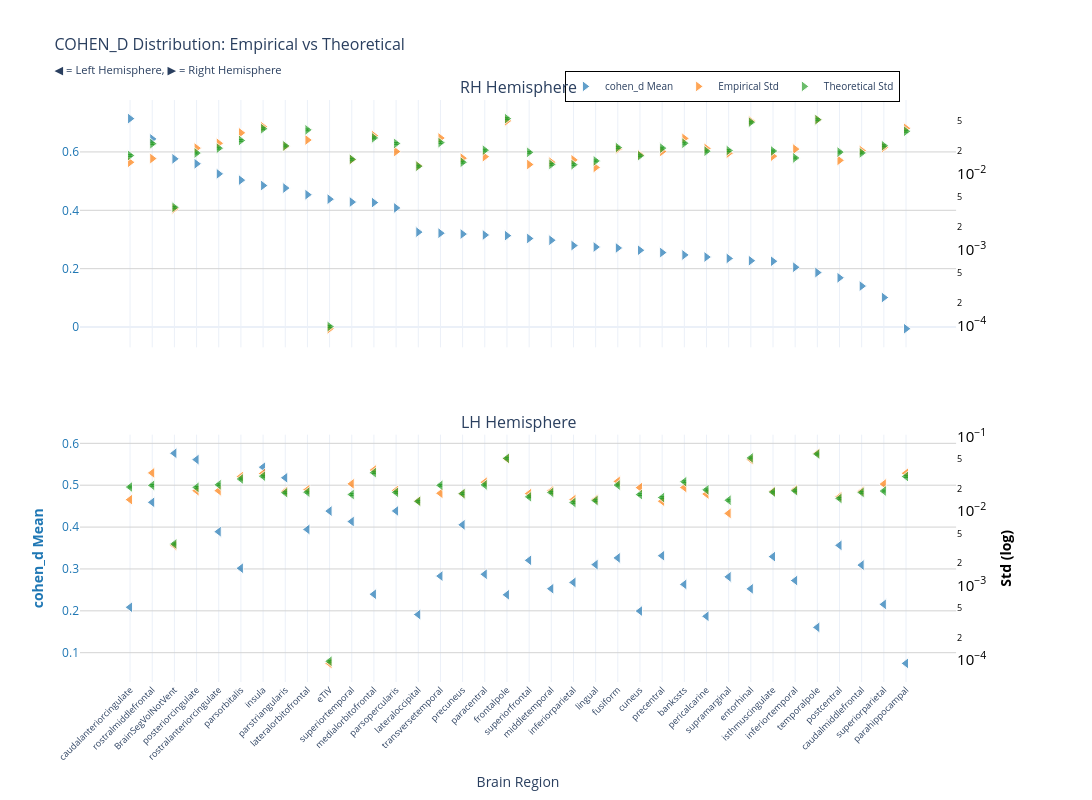
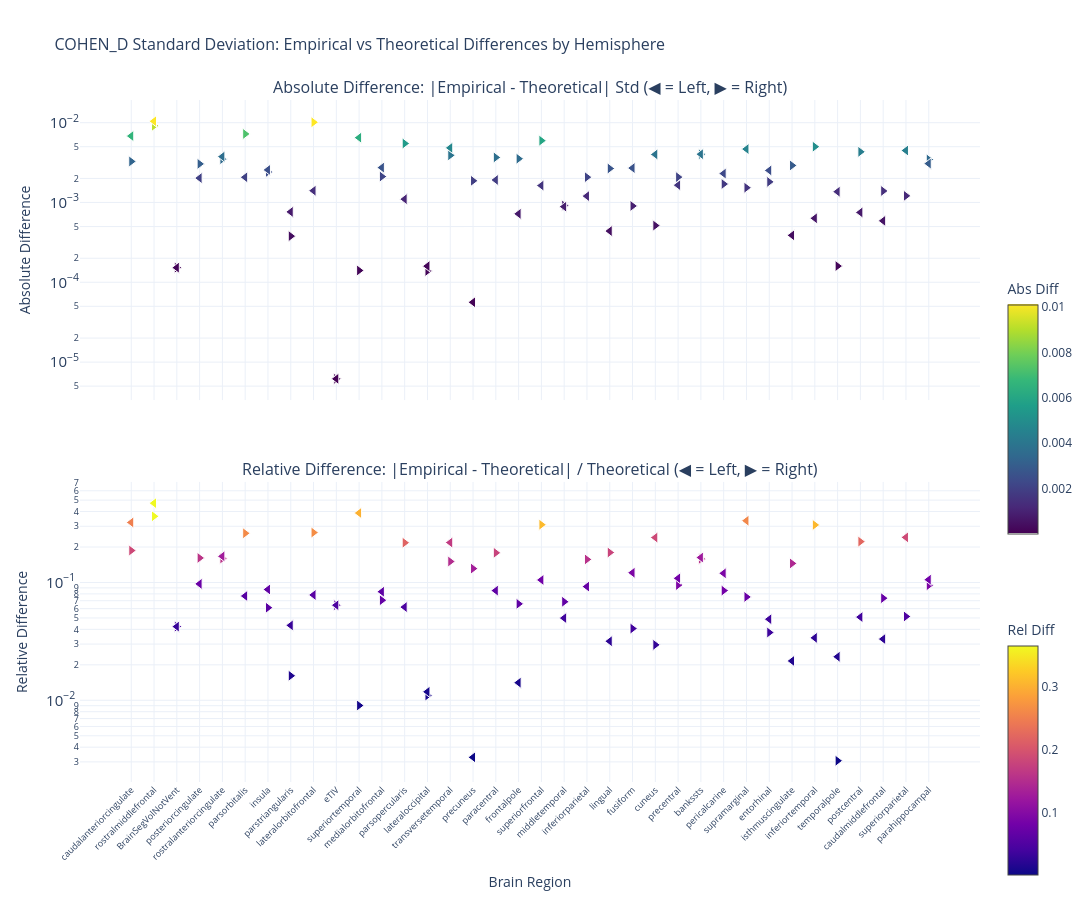

Notebook code for these charts, in order:
### Markdown cell above
### Cohen's d

### Code cell
nu_nav = df_npvr[(df_npvr["timepoint"] == "baseline") & (df_npvr["group"] == "HC-PD")]
data_path = stats_dir / f"cohen_d_baseline_{METRIC}.parquet"
df, stats = get_test_stats(
    data_path,
    stat_functions_F,
    nu_nav,
    hemisphere=True,
    study="baseline",
    raw_values=True,
)
show_figure(
    stats, hemisphere=True, stat_name="cohen_d", study="baseline", metric=METRIC
)

### Figure 1 — Plotly figure (JSON) as saved in the notebook; plotly's stock layout.template omitted (floating-point values rounded to 4 significant figures)
{"data": [{"hovertemplate": "<b>%{x}</b><br>Mean cohen_d: %{y:.2f}<br><extra></extra>", "legendgroup": "mean", "marker": {"color": "#1f77b4", "line": {"color": "white", "width": 1}, "opacity": 0.7, "size": 10, "symbol": "triangle-right"}, "mode": "markers", "name": "cohen_d Mean", "showlegend": true, "type": "scatter", "x": ["caudalanteriorcingulate", "rostralmiddlefrontal", "BrainSegVolNotVent", "posteriorcingulate", "rostralanteriorcingulate", "parsorbitalis", "insula", "parstriangularis", "lateralorbitofrontal", "eTIV", "superiortemporal", "medialorbitofrontal", "parsopercularis", "lateraloccipital", "transversetemporal", "precuneus", "paracentral", "frontalpole", "superiorfrontal", "middletemporal", "inferiorparietal", "lingual", "fusiform", "cuneus", "precentral", "bankssts", "pericalcarine", "supramarginal", "entorhinal", "isthmuscingulate", "inferiortemporal", "temporalpole", "postcentral", "caudalmiddlefrontal", "superiorparietal", "parahippocampal"], "xaxis": "x", "y": [0.7142, 0.6446, 0.5763, 0.5594, 0.5249, 0.5034, 0.4848, 0.4762, 0.4535, 0.4382, 0.4283, 0.4265, 0.4081, 0.3252, 0.3216, 0.3186, 0.3153, 0.3132, 0.3035, 0.2974, 0.2792, 0.2742, 0.2709, 0.2631, 0.2551, 0.247, 0.2399, 0.2351, 0.2273, 0.2254, 0.205, 0.1866, 0.1688, 0.1403, 0.1011, -0.005829], "yaxis": "y"}, {"hovertemplate": "<b>%{x}</b><br>Empirical Std: %{y:.3f}<br><extra></extra>", "legendgroup": "empirical", "marker": {"color": "#ff7f0e", "line": {"color": "white", "width": 1}, "opacity": 0.7, "size": 10, "symbol": "triangle-right"}, "mode": "markers", "name": "Empirical Std", "showlegend": true, "type": "scatter", "x": ["caudalanteriorcingulate", "rostralmiddlefrontal", "BrainSegVolNotVent", "posteriorcingulate", "rostralanteriorcingulate", "parsorbitalis", "insula", "parstriangularis", "lateralorbitofrontal", "eTIV", "superiortemporal", "medialorbitofrontal", "parsopercularis", "lateraloccipital", "transversetemporal", "precuneus", "paracentral", "frontalpole", "superiorfrontal", "middletemporal", "inferiorparietal", "lingual", "fusiform", "cuneus", "precentral", "bankssts", "pericalcarine", "supramarginal", "entorhinal", "isthmuscingulate", "inferiortemporal", "temporalpole", "postcentral", "caudalmiddlefrontal", "superiorparietal", "parahippocampal"], "xaxis": "x", "y": [0.01424, 0.01594, 0.003462, 0.0219, 0.02535, 0.03485, 0.0419, 0.02306, 0.02803, 9.012e-05, 0.01543, 0.03201, 0.01973, 0.01277, 0.02978, 0.01612, 0.01689, 0.05018, 0.0133, 0.01427, 0.01531, 0.01218, 0.02138, 0.01791, 0.01981, 0.02943, 0.02167, 0.0188, 0.04999, 0.01715, 0.02125, 0.05187, 0.01509, 0.02033, 0.02233, 0.03998], "yaxis": "y2"}, {"error_y": {"array": [0.0004904, 0.0007027, 0.0001013, 0.0005284, 0.0006122, 0.0007741, 0.001106, 0.0006568, 0.001069, 2.698e-06, 0.0004363, 0.0008376, 0.0007064, 0.000354, 0.0007252, 0.0003993, 0.0005761, 0.001505, 0.0005394, 0.0003742, 0.0003708, 0.000416, 0.0006243, 0.0004875, 0.0006131, 0.0007118, 0.0005594, 0.0005697, 0.00135, 0.0005622, 0.0004552, 0.001458, 0.0005435, 0.0005305, 0.0006596, 0.001023], "arrayminus": [0.0004768, 0.0006832, 9.848e-05, 0.0005137, 0.0005953, 0.0007526, 0.001076, 0.0006386, 0.001039, 2.623e-06, 0.0004242, 0.0008143, 0.0006869, 0.0003442, 0.0007051, 0.0003882, 0.0005601, 0.001463, 0.0005245, 0.0003639, 0.0003605, 0.0004044, 0.000607, 0.0004739, 0.0005962, 0.0006921, 0.0005439, 0.0005539, 0.001313, 0.0005466, 0.0004426, 0.001417, 0.0005284, 0.0005158, 0.0006413, 0.0009948], "color": "#2ca02c", "thickness": 1, "type": "data", "visible": true, "width": 2}, "hovertemplate": "<b>%{x}</b><br>Theoretical Std: %{y:.3f}<br><extra></extra>", "legendgroup": "theoretical", "marker": {"color": "#2ca02c", "line": {"color": "white", "width": 1}, "opacity": 0.7, "size": 10, "symbol": "triangle-right"}, "mode": "markers", "name": "Theoretical Std", "showlegend": true, "type": "scatter", "x": ["caudalanteriorcingulate", "rostralmiddlefrontal", "BrainSegVolNotVent", "posteriorcingulate", "rostralanteriorcingulate", "parsorbitalis", "insula", "parstriangularis", "lateralorbitofrontal", "eTIV", "superiortemporal", "medialorbitofrontal", "parsopercularis", "lateraloccipital", "transversetemporal", "precuneus", "paracentral", "frontalpole", "superiorfrontal", "middletemporal", "inferiorparietal", "lingual", "fusiform", "cuneus", "precentral", "bankssts", "pericalcarine", "supramarginal", "entorhinal", "isthmuscingulate", "inferiortemporal", "temporalpole", "postcentral", "caudalmiddlefrontal", "superiorparietal", "parahippocampal"], "xaxis": "x", "y": [0.0175, 0.02508, 0.003615, 0.01886, 0.02185, 0.02763, 0.03949, 0.02344, 0.03815, 9.63e-05, 0.01557, 0.02989, 0.02521, 0.01263, 0.02588, 0.01425, 0.02056, 0.05371, 0.01925, 0.01336, 0.01323, 0.01485, 0.02228, 0.0174, 0.02188, 0.02541, 0.01997, 0.02033, 0.04818, 0.02007, 0.01625, 0.05203, 0.0194, 0.01894, 0.02354, 0.03652], "yaxis": "y2"}, {"hovertemplate": "<b>%{x}</b><br>Mean cohen_d: %{y:.2f}<br><extra></extra>", "legendgroup": "mean", "marker": {"color": "#1f77b4", "line": {"color": "white", "width": 1}, "opacity": 0.7, "size": 10, "symbol": "triangle-left"}, "mode": "markers", "name": "cohen_d Mean", "showlegend": false, "type": "scatter", "x": ["BrainSegVolNotVent", "posteriorcingulate", "insula", "parstriangularis", "rostralmiddlefrontal", "parsopercularis", "eTIV", "superiortemporal", "precuneus", "lateralorbitofrontal", "rostralanteriorcingulate", "postcentral", "precentral", "isthmuscingulate", "fusiform", "superiorfrontal", "lingual", "caudalmiddlefrontal", "parsorbitalis", "paracentral", "transversetemporal", "supramarginal", "inferiortemporal", "inferiorparietal", "bankssts", "middletemporal", "entorhinal", "medialorbitofrontal", "frontalpole", "superiorparietal", "caudalanteriorcingulate", "cuneus", "lateraloccipital", "pericalcarine", "temporalpole", "parahippocampal"], "xaxis": "x2", "y": [0.5763, 0.5611, 0.5431, 0.5178, 0.4591, 0.4385, 0.4382, 0.4132, 0.4054, 0.3944, 0.389, 0.3563, 0.3316, 0.3295, 0.3264, 0.3206, 0.3103, 0.3093, 0.3018, 0.2874, 0.283, 0.2811, 0.2723, 0.2679, 0.2632, 0.2528, 0.2525, 0.2397, 0.2383, 0.2155, 0.2085, 0.1994, 0.1911, 0.187, 0.1605, 0.0745], "yaxis": "y3"}, {"hovertemplate": "<b>%{x}</b><br>Empirical Std: %{y:.3f}<br><extra></extra>", "legendgroup": "empirical", "marker": {"color": "#ff7f0e", "line": {"color": "white", "width": 1}, "opacity": 0.7, "size": 10, "symbol": "triangle-left"}, "mode": "markers", "name": "Empirical Std", "showlegend": false, "type": "scatter", "x": ["BrainSegVolNotVent", "posteriorcingulate", "insula", "parstriangularis", "rostralmiddlefrontal", "parsopercularis", "eTIV", "superiortemporal", "precuneus", "lateralorbitofrontal", "rostralanteriorcingulate", "postcentral", "precentral", "isthmuscingulate", "fusiform", "superiorfrontal", "lingual", "caudalmiddlefrontal", "parsorbitalis", "paracentral", "transversetemporal", "supramarginal", "inferiortemporal", "inferiorparietal", "bankssts", "middletemporal", "entorhinal", "medialorbitofrontal", "frontalpole", "superiorparietal", "caudalanteriorcingulate", "cuneus", "lateraloccipital", "pericalcarine", "temporalpole", "parahippocampal"], "xaxis": "x2", "y": [0.003462, 0.01877, 0.03191, 0.0184, 0.03254, 0.01892, 9.012e-05, 0.02318, 0.01708, 0.01933, 0.01877, 0.01553, 0.01355, 0.01835, 0.02503, 0.01714, 0.01427, 0.01838, 0.02903, 0.02437, 0.01733, 0.009302, 0.01936, 0.01423, 0.02073, 0.01868, 0.04918, 0.0355, 0.05033, 0.02304, 0.01423, 0.02064, 0.01367, 0.01695, 0.05967, 0.03214], "yaxis": "y4"}, {"error_y": {"array": [0.0001013, 0.0005826, 0.0008224, 0.000494, 0.0006198, 0.0004994, 2.698e-06, 0.0004677, 0.0004801, 0.0005024, 0.0006311, 0.0004141, 0.0004257, 0.0005033, 0.0006255, 0.0004346, 0.0003874, 0.0004984, 0.0007554, 0.0006291, 0.0006209, 0.0003915, 0.0005246, 0.0003651, 0.0006936, 0.0004985, 0.001449, 0.000918, 0.00143, 0.0005201, 0.0005891, 0.0004663, 0.0003785, 0.0005393, 0.001634, 0.0008145], "arrayminus": [9.848e-05, 0.0005664, 0.0007996, 0.0004804, 0.0006026, 0.0004855, 2.623e-06, 0.0004548, 0.0004668, 0.0004884, 0.0006136, 0.0004026, 0.0004139, 0.0004893, 0.0006082, 0.0004226, 0.0003767, 0.0004846, 0.0007344, 0.0006116, 0.0006037, 0.0003806, 0.0005101, 0.000355, 0.0006744, 0.0004847, 0.001409, 0.0008925, 0.001391, 0.0005057, 0.0005727, 0.0004533, 0.000368, 0.0005244, 0.001588, 0.000792], "color": "#2ca02c", "thickness": 1, "type": "data", "visible": true, "width": 2}, "hovertemplate": "<b>%{x}</b><br>Theoretical Std: %{y:.3f}<br><extra></extra>", "legendgroup": "theoretical", "marker": {"color": "#2ca02c", "line": {"color": "white", "width": 1}, "opacity": 0.7, "size": 10, "symbol": "triangle-left"}, "mode": "markers", "name": "Theoretical Std", "showlegend": false, "type": "scatter", "x": ["BrainSegVolNotVent", "posteriorcingulate", "insula", "parstriangularis", "rostralmiddlefrontal", "parsopercularis", "eTIV", "superiortemporal", "precuneus", "lateralorbitofrontal", "rostralanteriorcingulate", "postcentral", "precentral", "isthmuscingulate", "fusiform", "superiorfrontal", "lingual", "caudalmiddlefrontal", "parsorbitalis", "paracentral", "transversetemporal", "supramarginal", "inferiortemporal", "inferiorparietal", "bankssts", "middletemporal", "entorhinal", "medialorbitofrontal", "frontalpole", "superiorparietal", "caudalanteriorcingulate", "cuneus", "lateraloccipital", "pericalcarine", "temporalpole", "parahippocampal"], "xaxis": "x2", "y": [0.003615, 0.02079, 0.02935, 0.01763, 0.02212, 0.01782, 9.63e-05, 0.01669, 0.01714, 0.01793, 0.02253, 0.01478, 0.01519, 0.01796, 0.02233, 0.01551, 0.01383, 0.01779, 0.02696, 0.02245, 0.02216, 0.01397, 0.01872, 0.01303, 0.02476, 0.01779, 0.05171, 0.03276, 0.05105, 0.01856, 0.02102, 0.01664, 0.01351, 0.01925, 0.05831, 0.02907], "yaxis": "y4"}], "layout": {"annotations": [{"font": {"size": 16}, "showarrow": false, "text": "RH Hemisphere", "x": 0.47, "xanchor": "center", "xref": "paper", "y": 1.0, "yanchor": "bottom", "yref": "paper"}, {"font": {"size": 16}, "showarrow": false, "text": "LH Hemisphere", "x": 0.47, "xanchor": "center", "xref": "paper", "y": 0.425, "yanchor": "bottom", "yref": "paper"}], "height": 800, "hovermode": "x", "legend": {"bgcolor": "rgba(255, 255, 255, 0.9)", "bordercolor": "black", "borderwidth": 1, "font": {"size": 10}, "orientation": "h", "x": 0.7, "xanchor": "center", "y": 1.05}, "title": {"font": {"size": 16}, "text": "COHEN_D Distribution: Empirical vs Theoretical<br><sub>◀ = Left Hemisphere, ▶ = Right Hemisphere</sub>"}, "width": 1400, "xaxis": {"anchor": "y", "domain": [0.0, 0.94], "matches": "x2", "showticklabels": false}, "xaxis2": {"anchor": "y3", "domain": [0.0, 0.94], "tickangle": -45, "tickfont": {"size": 9}, "title": {"text": "Brain Region"}}, "yaxis": {"anchor": "x", "domain": [0.575, 1.0], "gridcolor": "lightgray", "showgrid": true, "tickfont": {"color": "#1f77b4"}, "title": {"font": {"color": "#1f77b4"}, "text": ""}}, "yaxis2": {"anchor": "x", "exponentformat": "power", "overlaying": "y", "showgrid": false, "side": "right", "tickfont": {"color": "black"}, "title": {"font": {"color": "black"}, "text": ""}, "type": "log"}, "yaxis3": {"anchor": "x2", "domain": [0.0, 0.425], "gridcolor": "lightgray", "showgrid": true, "tickfont": {"color": "#1f77b4"}, "title": {"font": {"color": "#1f77b4"}, "text": "<b>cohen_d Mean</b>"}}, "yaxis4": {"anchor": "x2", "exponentformat": "power", "overlaying": "y3", "showgrid": false, "side": "right", "tickfont": {"color": "black"}, "title": {"font": {"color": "black"}, "text": "<b>Std (log)</b>"}, "type": "log"}}}

### Figure 2 — Plotly figure (JSON) as saved in the notebook; plotly's stock layout.template omitted (floating-point values rounded to 4 significant figures)
{"data": [{"hovertemplate": "<b>%{x}</b><br>Hemisphere: %{text}<br>Abs Diff: %{y:.4f}<br><extra></extra>", "legendgroup": "abs_rh", "marker": {"color": [0.003267, 0.00914, 0.0001526, 0.003045, 0.003494, 0.007226, 0.002411, 0.0003788, 0.01012, 6.176e-06, 0.0001407, 0.002113, 0.005485, 0.0001388, 0.003898, 0.001869, 0.00367, 0.003537, 0.005956, 0.0009164, 0.002076, 0.002666, 0.0009052, 0.0005139, 0.002079, 0.004028, 0.001703, 0.001532, 0.001812, 0.002912, 0.005, 0.0001597, 0.004309, 0.001394, 0.001211, 0.003458], "colorbar": {"len": 0.4, "title": {"text": "Abs Diff"}, "y": 0.75, "yanchor": "top"}, "colorscale": [[0.0, "#440154"], [0.1111, "#482878"], [0.2222, "#3e4989"], [0.3333, "#31688e"], [0.4444, "#26828e"], [0.5556, "#1f9e89"], [0.6667, "#35b779"], [0.7778, "#6ece58"], [0.8889, "#b5de2b"], [1.0, "#fde725"]], "line": {"color": "white", "width": 1}, "showscale": true, "size": 10, "symbol": "triangle-right"}, "mode": "markers", "name": "Absolute (rh)", "showlegend": false, "text": ["rh", "rh", "rh", "rh", "rh", "rh", "rh", "rh", "rh", "rh", "rh", "rh", "rh", "rh", "rh", "rh", "rh", "rh", "rh", "rh", "rh", "rh", "rh", "rh", "rh", "rh", "rh", "rh", "rh", "rh", "rh", "rh", "rh", "rh", "rh", "rh"], "type": "scatter", "x": ["caudalanteriorcingulate", "rostralmiddlefrontal", "BrainSegVolNotVent", "posteriorcingulate", "rostralanteriorcingulate", "parsorbitalis", "insula", "parstriangularis", "lateralorbitofrontal", "eTIV", "superiortemporal", "medialorbitofrontal", "parsopercularis", "lateraloccipital", "transversetemporal", "precuneus", "paracentral", "frontalpole", "superiorfrontal", "middletemporal", "inferiorparietal", "lingual", "fusiform", "cuneus", "precentral", "bankssts", "pericalcarine", "supramarginal", "entorhinal", "isthmuscingulate", "inferiortemporal", "temporalpole", "postcentral", "caudalmiddlefrontal", "superiorparietal", "parahippocampal"], "xaxis": "x", "y": [0.003267, 0.00914, 0.0001526, 0.003045, 0.003494, 0.007226, 0.002411, 0.0003788, 0.01012, 6.176e-06, 0.0001407, 0.002113, 0.005485, 0.0001388, 0.003898, 0.001869, 0.00367, 0.003537, 0.005956, 0.0009164, 0.002076, 0.002666, 0.0009052, 0.0005139, 0.002079, 0.004028, 0.001703, 0.001532, 0.001812, 0.002912, 0.005, 0.0001597, 0.004309, 0.001394, 0.001211, 0.003458], "yaxis": "y"}, {"hovertemplate": "<b>%{x}</b><br>Hemisphere: %{text}<br>Rel Diff: %{y:.2%}<br><extra></extra>", "legendgroup": "rel_rh", "marker": {"color": [0.1867, 0.3644, 0.0422, 0.1615, 0.1599, 0.2615, 0.06107, 0.01616, 0.2653, 0.06413, 0.009035, 0.07068, 0.2175, 0.01099, 0.1506, 0.1311, 0.1785, 0.06584, 0.3093, 0.06861, 0.1569, 0.1796, 0.04062, 0.02954, 0.095, 0.1586, 0.08531, 0.07537, 0.03762, 0.1451, 0.3078, 0.003069, 0.2222, 0.0736, 0.05144, 0.09469], "colorbar": {"len": 0.4, "title": {"text": "Rel Diff"}, "y": 0.25, "yanchor": "top"}, "colorscale": [[0.0, "#0d0887"], [0.1111, "#46039f"], [0.2222, "#7201a8"], [0.3333, "#9c179e"], [0.4444, "#bd3786"], [0.5556, "#d8576b"], [0.6667, "#ed7953"], [0.7778, "#fb9f3a"], [0.8889, "#fdca26"], [1.0, "#f0f921"]], "line": {"color": "white", "width": 1}, "showscale": true, "size": 10, "symbol": "triangle-right"}, "mode": "markers", "name": "Relative (rh)", "showlegend": false, "text": ["rh", "rh", "rh", "rh", "rh", "rh", "rh", "rh", "rh", "rh", "rh", "rh", "rh", "rh", "rh", "rh", "rh", "rh", "rh", "rh", "rh", "rh", "rh", "rh", "rh", "rh", "rh", "rh", "rh", "rh", "rh", "rh", "rh", "rh", "rh", "rh"], "type": "scatter", "x": ["caudalanteriorcingulate", "rostralmiddlefrontal", "BrainSegVolNotVent", "posteriorcingulate", "rostralanteriorcingulate", "parsorbitalis", "insula", "parstriangularis", "lateralorbitofrontal", "eTIV", "superiortemporal", "medialorbitofrontal", "parsopercularis", "lateraloccipital", "transversetemporal", "precuneus", "paracentral", "frontalpole", "superiorfrontal", "middletemporal", "inferiorparietal", "lingual", "fusiform", "cuneus", "precentral", "bankssts", "pericalcarine", "supramarginal", "entorhinal", "isthmuscingulate", "inferiortemporal", "temporalpole", "postcentral", "caudalmiddlefrontal", "superiorparietal", "parahippocampal"], "xaxis": "x2", "y": [0.1867, 0.3644, 0.0422, 0.1615, 0.1599, 0.2615, 0.06107, 0.01616, 0.2653, 0.06413, 0.009035, 0.07068, 0.2175, 0.01099, 0.1506, 0.1311, 0.1785, 0.06584, 0.3093, 0.06861, 0.1569, 0.1796, 0.04062, 0.02954, 0.095, 0.1586, 0.08531, 0.07537, 0.03762, 0.1451, 0.3078, 0.003069, 0.2222, 0.0736, 0.05144, 0.09469], "yaxis": "y2"}, {"hovertemplate": "<b>%{x}</b><br>Hemisphere: %{text}<br>Abs Diff: %{y:.4f}<br><extra></extra>", "legendgroup": "abs_lh", "marker": {"color": [0.0001526, 0.002023, 0.00256, 0.0007625, 0.01042, 0.001102, 6.176e-06, 0.006487, 5.62e-05, 0.001405, 0.003754, 0.0007512, 0.001649, 0.0003875, 0.002701, 0.001629, 0.0004387, 0.0005887, 0.002069, 0.001915, 0.004834, 0.004671, 0.0006341, 0.001202, 0.004031, 0.0008868, 0.002523, 0.002735, 0.0007204, 0.004481, 0.006796, 0.004001, 0.0001594, 0.002303, 0.001365, 0.00307], "colorbar": {"len": 0.4, "title": {"text": "Abs Diff"}, "y": 0.75, "yanchor": "top"}, "colorscale": [[0.0, "#440154"], [0.1111, "#482878"], [0.2222, "#3e4989"], [0.3333, "#31688e"], [0.4444, "#26828e"], [0.5556, "#1f9e89"], [0.6667, "#35b779"], [0.7778, "#6ece58"], [0.8889, "#b5de2b"], [1.0, "#fde725"]], "line": {"color": "white", "width": 1}, "showscale": false, "size": 10, "symbol": "triangle-left"}, "mode": "markers", "name": "Absolute (lh)", "showlegend": false, "text": ["lh", "lh", "lh", "lh", "lh", "lh", "lh", "lh", "lh", "lh", "lh", "lh", "lh", "lh", "lh", "lh", "lh", "lh", "lh", "lh", "lh", "lh", "lh", "lh", "lh", "lh", "lh", "lh", "lh", "lh", "lh", "lh", "lh", "lh", "lh", "lh"], "type": "scatter", "x": ["BrainSegVolNotVent", "posteriorcingulate", "insula", "parstriangularis", "rostralmiddlefrontal", "parsopercularis", "eTIV", "superiortemporal", "precuneus", "lateralorbitofrontal", "rostralanteriorcingulate", "postcentral", "precentral", "isthmuscingulate", "fusiform", "superiorfrontal", "lingual", "caudalmiddlefrontal", "parsorbitalis", "paracentral", "transversetemporal", "supramarginal", "inferiortemporal", "inferiorparietal", "bankssts", "middletemporal", "entorhinal", "medialorbitofrontal", "frontalpole", "superiorparietal", "caudalanteriorcingulate", "cuneus", "lateraloccipital", "pericalcarine", "temporalpole", "parahippocampal"], "xaxis": "x", "y": [0.0001526, 0.002023, 0.00256, 0.0007625, 0.01042, 0.001102, 6.176e-06, 0.006487, 5.62e-05, 0.001405, 0.003754, 0.0007512, 0.001649, 0.0003875, 0.002701, 0.001629, 0.0004387, 0.0005887, 0.002069, 0.001915, 0.004834, 0.004671, 0.0006341, 0.001202, 0.004031, 0.0008868, 0.002523, 0.002735, 0.0007204, 0.004481, 0.006796, 0.004001, 0.0001594, 0.002303, 0.001365, 0.00307], "yaxis": "y"}, {"hovertemplate": "<b>%{x}</b><br>Hemisphere: %{text}<br>Rel Diff: %{y:.2%}<br><extra></extra>", "legendgroup": "rel_lh", "marker": {"color": [0.0422, 0.09727, 0.08721, 0.04324, 0.471, 0.06181, 0.06413, 0.3886, 0.00328, 0.07837, 0.1666, 0.05083, 0.1085, 0.02157, 0.121, 0.105, 0.03173, 0.03309, 0.07675, 0.08528, 0.2181, 0.3343, 0.03387, 0.09226, 0.1628, 0.04984, 0.04879, 0.08347, 0.01411, 0.2414, 0.3233, 0.2404, 0.0118, 0.1196, 0.02342, 0.1056], "colorbar": {"len": 0.4, "title": {"text": "Rel Diff"}, "y": 0.25, "yanchor": "top"}, "colorscale": [[0.0, "#0d0887"], [0.1111, "#46039f"], [0.2222, "#7201a8"], [0.3333, "#9c179e"], [0.4444, "#bd3786"], [0.5556, "#d8576b"], [0.6667, "#ed7953"], [0.7778, "#fb9f3a"], [0.8889, "#fdca26"], [1.0, "#f0f921"]], "line": {"color": "white", "width": 1}, "showscale": false, "size": 10, "symbol": "triangle-left"}, "mode": "markers", "name": "Relative (lh)", "showlegend": false, "text": ["lh", "lh", "lh", "lh", "lh", "lh", "lh", "lh", "lh", "lh", "lh", "lh", "lh", "lh", "lh", "lh", "lh", "lh", "lh", "lh", "lh", "lh", "lh", "lh", "lh", "lh", "lh", "lh", "lh", "lh", "lh", "lh", "lh", "lh", "lh", "lh"], "type": "scatter", "x": ["BrainSegVolNotVent", "posteriorcingulate", "insula", "parstriangularis", "rostralmiddlefrontal", "parsopercularis", "eTIV", "superiortemporal", "precuneus", "lateralorbitofrontal", "rostralanteriorcingulate", "postcentral", "precentral", "isthmuscingulate", "fusiform", "superiorfrontal", "lingual", "caudalmiddlefrontal", "parsorbitalis", "paracentral", "transversetemporal", "supramarginal", "inferiortemporal", "inferiorparietal", "bankssts", "middletemporal", "entorhinal", "medialorbitofrontal", "frontalpole", "superiorparietal", "caudalanteriorcingulate", "cuneus", "lateraloccipital", "pericalcarine", "temporalpole", "parahippocampal"], "xaxis": "x2", "y": [0.0422, 0.09727, 0.08721, 0.04324, 0.471, 0.06181, 0.06413, 0.3886, 0.00328, 0.07837, 0.1666, 0.05083, 0.1085, 0.02157, 0.121, 0.105, 0.03173, 0.03309, 0.07675, 0.08528, 0.2181, 0.3343, 0.03387, 0.09226, 0.1628, 0.04984, 0.04879, 0.08347, 0.01411, 0.2414, 0.3233, 0.2404, 0.0118, 0.1196, 0.02342, 0.1056], "yaxis": "y2"}], "layout": {"annotations": [{"font": {"size": 16}, "showarrow": false, "text": "Absolute Difference: |Empirical - Theoretical| Std (◀ = Left, ▶ = Right)", "x": 0.5, "xanchor": "center", "xref": "paper", "y": 1.0, "yanchor": "bottom", "yref": "paper"}, {"font": {"size": 16}, "showarrow": false, "text": "Relative Difference: |Empirical - Theoretical| / Theoretical (◀ = Left, ▶ = Right)", "x": 0.5, "xanchor": "center", "xref": "paper", "y": 0.44, "yanchor": "bottom", "yref": "paper"}], "height": 900, "hovermode": "x unified", "showlegend": false, "title": {"font": {"size": 16}, "text": "COHEN_D Standard Deviation: Empirical vs Theoretical Differences by Hemisphere"}, "width": 1400, "xaxis": {"anchor": "y", "domain": [0.0, 1.0], "showticklabels": false}, "xaxis2": {"anchor": "y2", "domain": [0.0, 1.0], "tickangle": -45, "tickfont": {"size": 9}, "title": {"text": "Brain Region"}}, "yaxis": {"anchor": "x", "domain": [0.56, 1.0], "exponentformat": "power", "title": {"text": "Absolute Difference"}, "type": "log"}, "yaxis2": {"anchor": "x2", "domain": [0.0, 0.44], "exponentformat": "power", "title": {"text": "Relative Difference"}, "type": "log"}}}
